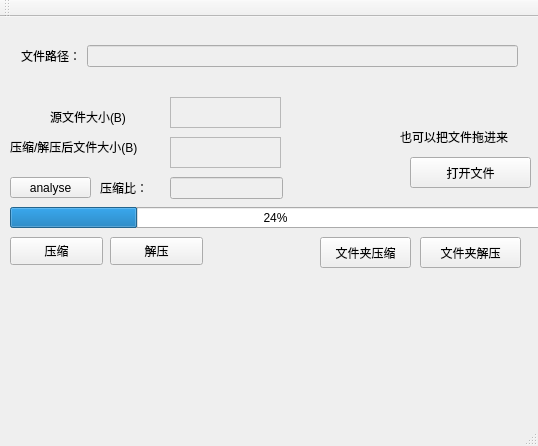
<?xml version="1.0" encoding="UTF-8"?>
<ui version="4.0">
 <class>MainWindow</class>
 <widget class="QMainWindow" name="MainWindow">
  <property name="enabled">
   <bool>true</bool>
  </property>
  <property name="geometry">
   <rect>
    <x>0</x>
    <y>0</y>
    <width>538</width>
    <height>446</height>
   </rect>
  </property>
  <property name="windowTitle">
   <string>MainWindow</string>
  </property>
  <widget class="QWidget" name="centralWidget">
   <widget class="QPushButton" name="codeButton">
    <property name="geometry">
     <rect>
      <x>10</x>
      <y>220</y>
      <width>93</width>
      <height>28</height>
     </rect>
    </property>
    <property name="text">
     <string>压缩</string>
    </property>
   </widget>
   <widget class="QPushButton" name="decodeButton_2">
    <property name="geometry">
     <rect>
      <x>110</x>
      <y>220</y>
      <width>93</width>
      <height>28</height>
     </rect>
    </property>
    <property name="text">
     <string>解压</string>
    </property>
   </widget>
   <widget class="QProgressBar" name="progressBar">
    <property name="geometry">
     <rect>
      <x>10</x>
      <y>190</y>
      <width>531</width>
      <height>21</height>
     </rect>
    </property>
    <property name="value">
     <number>24</number>
    </property>
   </widget>
   <widget class="QWidget" name="layoutWidget">
    <property name="geometry">
     <rect>
      <x>10</x>
      <y>40</y>
      <width>521</width>
      <height>80</height>
     </rect>
    </property>
    <layout class="QHBoxLayout" name="horizontalLayout_2"/>
   </widget>
   <widget class="QTextEdit" name="textEdit1">
    <property name="enabled">
     <bool>false</bool>
    </property>
    <property name="geometry">
     <rect>
      <x>170</x>
      <y>80</y>
      <width>111</width>
      <height>31</height>
     </rect>
    </property>
   </widget>
   <widget class="QTextEdit" name="textEdit_2">
    <property name="enabled">
     <bool>false</bool>
    </property>
    <property name="geometry">
     <rect>
      <x>170</x>
      <y>120</y>
      <width>111</width>
      <height>31</height>
     </rect>
    </property>
   </widget>
   <widget class="QLabel" name="label_2">
    <property name="geometry">
     <rect>
      <x>50</x>
      <y>90</y>
      <width>91</width>
      <height>20</height>
     </rect>
    </property>
    <property name="text">
     <string>源文件大小(B)</string>
    </property>
   </widget>
   <widget class="QLabel" name="label_3">
    <property name="geometry">
     <rect>
      <x>10</x>
      <y>120</y>
      <width>161</width>
      <height>20</height>
     </rect>
    </property>
    <property name="text">
     <string>压缩/解压后文件大小(B)</string>
    </property>
   </widget>
   <widget class="QLabel" name="label_4">
    <property name="geometry">
     <rect>
      <x>100</x>
      <y>150</y>
      <width>63</width>
      <height>41</height>
     </rect>
    </property>
    <property name="text">
     <string>压缩比：</string>
    </property>
   </widget>
   <widget class="QLineEdit" name="lineEdit_2">
    <property name="enabled">
     <bool>false</bool>
    </property>
    <property name="geometry">
     <rect>
      <x>170</x>
      <y>160</y>
      <width>113</width>
      <height>22</height>
     </rect>
    </property>
   </widget>
   <widget class="QPushButton" name="pushButton">
    <property name="geometry">
     <rect>
      <x>320</x>
      <y>220</y>
      <width>91</width>
      <height>31</height>
     </rect>
    </property>
    <property name="text">
     <string>文件夹压缩</string>
    </property>
   </widget>
   <widget class="QPushButton" name="pushButton_2">
    <property name="geometry">
     <rect>
      <x>420</x>
      <y>220</y>
      <width>101</width>
      <height>31</height>
     </rect>
    </property>
    <property name="text">
     <string>文件夹解压</string>
    </property>
   </widget>
   <widget class="QLabel" name="label_5">
    <property name="geometry">
     <rect>
      <x>400</x>
      <y>110</y>
      <width>141</width>
      <height>20</height>
     </rect>
    </property>
    <property name="text">
     <string>也可以把文件拖进来</string>
    </property>
   </widget>
   <widget class="QPushButton" name="pushButton_3">
    <property name="geometry">
     <rect>
      <x>10</x>
      <y>160</y>
      <width>81</width>
      <height>21</height>
     </rect>
    </property>
    <property name="text">
     <string>analyse</string>
    </property>
   </widget>
   <widget class="QWidget" name="layoutWidget">
    <property name="geometry">
     <rect>
      <x>10</x>
      <y>0</y>
      <width>519</width>
      <height>78</height>
     </rect>
    </property>
    <layout class="QHBoxLayout" name="horizontalLayout" stretch="0,0">
     <item>
      <widget class="QLabel" name="label">
       <property name="text">
        <string>文件路径：</string>
       </property>
      </widget>
     </item>
     <item>
      <widget class="QLineEdit" name="lineEdit">
       <property name="enabled">
        <bool>false</bool>
       </property>
      </widget>
     </item>
    </layout>
   </widget>
   <widget class="QPushButton" name="openButton">
    <property name="geometry">
     <rect>
      <x>410</x>
      <y>140</y>
      <width>121</width>
      <height>31</height>
     </rect>
    </property>
    <property name="text">
     <string>打开文件</string>
    </property>
   </widget>
  </widget>
  <widget class="QMenuBar" name="menuBar">
   <property name="geometry">
    <rect>
     <x>0</x>
     <y>0</y>
     <width>538</width>
     <height>23</height>
    </rect>
   </property>
  </widget>
  <widget class="QToolBar" name="mainToolBar">
   <attribute name="toolBarArea">
    <enum>TopToolBarArea</enum>
   </attribute>
   <attribute name="toolBarBreak">
    <bool>false</bool>
   </attribute>
  </widget>
  <widget class="QStatusBar" name="statusBar"/>
 </widget>
 <layoutdefault spacing="6" margin="11"/>
 <resources/>
 <connections/>
</ui>
